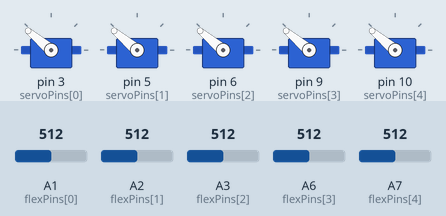
Bench run of a sketch on a simulated Arduino Nano, built with avr-gcc and run on an emulated ATmega328P. Shown: 5 × servo. The inputs (shaded band) are chosen by the test bench; at power-on: A1 (flexPins[0]) = 512, A2 (flexPins[1]) = 512, A3 (flexPins[2]) = 512, A6 (flexPins[3]) = 512, A7 (flexPins[4]) = 512. What the sketch prints to the serial monitor is not drawn.

Above: at 1.2 s.
1.3 s: A1 (flexPins[0]) set to 992
At 2.7 s:
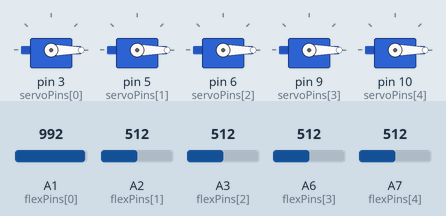
3.0 s: A1 (flexPins[0]) set to 716
At 4.2 s:
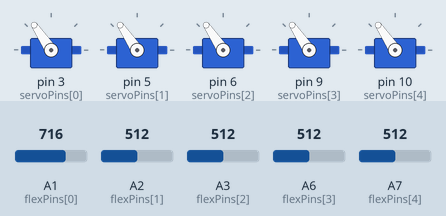
4.8 s: A1 (flexPins[0]) set to 30
At 5.1 s:
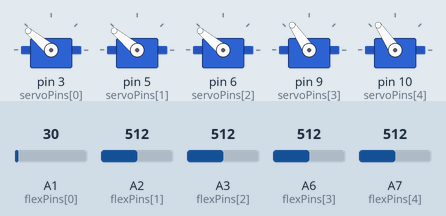
Timing chart, 0 to 7.8 s (numbered marks = the images above; inputs shaded):
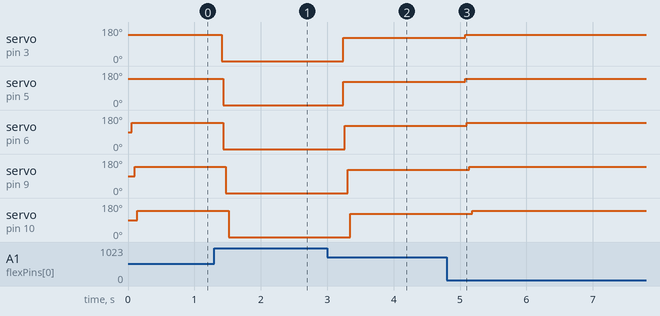

The sketch:

SARA.ino
```cpp
#include <Servo.h>
#include <stdio.h>

int serial_putchar(char c, FILE* f) {
  Serial.write(c);
  return 0;
}
const int flexPins[5] = {A1,A2,A3,A6,A7};
const int servoPins[5] = {3,5,6,9,10};
Servo servos[5];

const int min[5] = {906,612,816,969,227};
const int max[5] = {693,467,548,810,188};
int min_ang[5] = {0, 30, 50, 50, 50};
int max_ang[5] = {140, 170, 180, 180, 180};
int flexValue [5] = {0, 0, 0, 0, 0};
int angle [5] = {0, 0, 0, 0, 0};

void setup() {
  Serial.begin(9600);

  fdevopen(&serial_putchar, 0);


  for (int i = 0; i < 5; i++) {
    servos[i].attach(servoPins[i]);
  }

 printf("Iniciando leitura dos sensores...\n");
}

void loop() {
  for (int i = 0; i < 2; i++) {
    flexValue[i] = analogRead(flexPins[i]);
    angle[i] = map(flexValue[i], min[i], max[i], min_ang[i], max_ang[i]);
    angle[i] = constrain(angle[i], min_ang[i], max_ang[i]);
    }
  for (int i = 2; i < 5; i++) {
    flexValue[i] = analogRead(flexPins[i]);
    angle[i] = map(flexValue[i], min[i], max[i], min_ang[i], max_ang[i]);
    angle[i] = constrain(angle[i], min_ang[i], max_ang[i]);
    angle[i] = 180 - angle[i];  // Inverte movimento
    }

 for (int i = 0; i < 5; i++) {
    servos[i].write(angle[0]);
    printf("Sensor A%d = %d | Ângulo enviado: %d ||| ", i + 1, analogRead(flexPins[i]), angle[i]);
 }
Serial.println();
  Serial.println(" -");
  delay(300);
}
```

Measured:
- after the input at 1.3 s, servo on pin 3 (servoPins[0]): 140° → 0° after 0.11 s; servo on pin 5 (servoPins[1]), servo on pin 6 (servoPins[2]): 140° → 0° after 0.13 s; servo on pin 9 (servoPins[3]): 140° → 0° after 0.18 s; servo on pin 10 (servoPins[4]): 140° → 0° after 0.22 s
- after the input at 3.0 s, servo on pin 3 (servoPins[0]), servo on pin 5 (servoPins[1]): 0° → 124° after 0.24 s; servo on pin 6 (servoPins[2]): 0° → 124° after 0.26 s; servo on pin 9 (servoPins[3]): 0° → 124° after 0.31 s; servo on pin 10 (servoPins[4]): 0° → 124° after 0.35 s
- after the input at 4.8 s, servo on pin 3 (servoPins[0]), servo on pin 5 (servoPins[1]): 124° → 140° after 0.28 s; servo on pin 6 (servoPins[2]): 124° → 140° after 0.30 s; servo on pin 9 (servoPins[3]): 124° → 140° after 0.34 s; servo on pin 10 (servoPins[4]): 124° → 140° after 0.38 s
